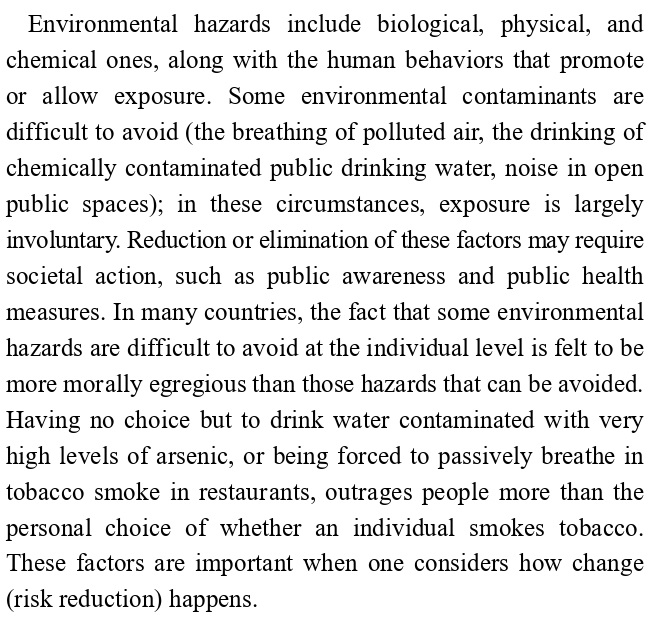
#> input picture Image/recieved.jpg, 655 x 625 px
$ python -i processing.py   (imports and definitions only)
#> lines starting #> are read from the running program, lines starting #| are printed output that depends on the picture; after the words box and inside, x2 and y2 are one past the last pixel; in counts of white or black regions, pixels touching at a corner belong together
import cv2
from matplotlib import pyplot as plt
import numpy as np


def camera_processing(path) :
#> called with path = '../Image/recieved.jpg'
	image = cv2.imread(path)
#> image is the input picture: shape (625, 655, 3); min 0, max 255, mean 227.6
	image_gray = cv2.imread(path, cv2.IMREAD_GRAYSCALE)
#> image_gray: shape (625, 655); min 0, max 255, mean 227.6
	# image = cv2.imread('./images/captured.jpg')
	# image_gray = cv2.imread('./images/captured.jpg', cv2.IMREAD_GRAYSCALE)

	b, g, r = cv2.split(image)
	image2 = cv2.merge([r, g, b])

	plt.imshow(image2)
	plt.xticks([])
	plt.yticks([])
	# [6 lines of commented-out code are left out]

	blur = cv2.GaussianBlur(image_gray, ksize=(1, 1), sigmaX=0)
	ret, thresh1 = cv2.threshold(blur, 127, 255, cv2.THRESH_BINARY)
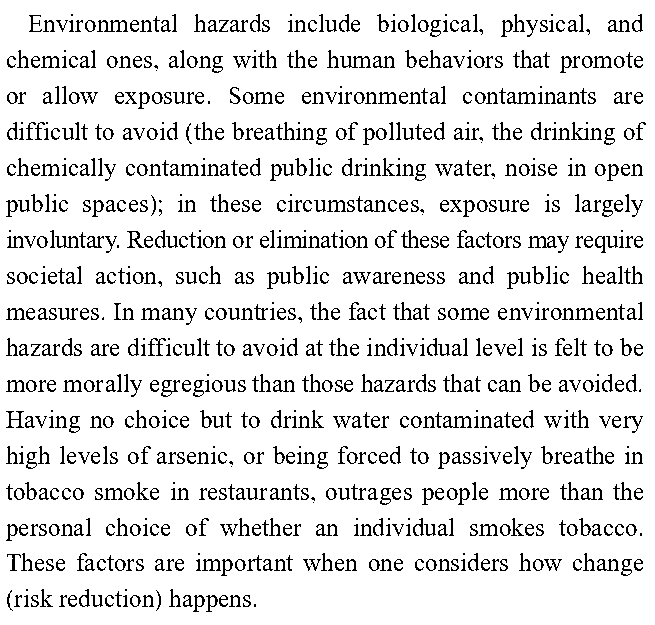
#> thresh1: shape (625, 655); 89.2% white; black in thin lines or dots


	edged = cv2.Canny(blur, 10, 250)
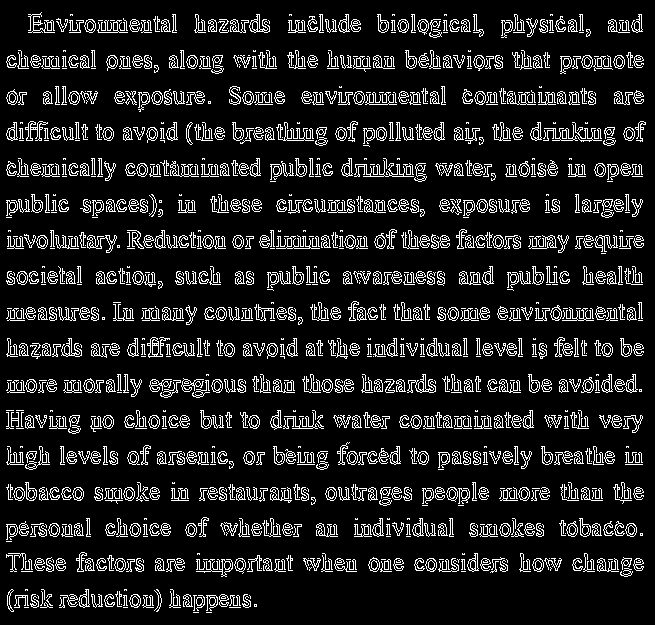
#> edged: shape (625, 655); 12.1% white in thin lines or dots
	cv2.imshow('Edged', edged)
	cv2.waitKey(0)
	cv2.destroyAllWindows()


	kernel = cv2.getStructuringElement(cv2.MORPH_RECT, (7, 7))
	closed = cv2.morphologyEx(edged, cv2.MORPH_CLOSE, kernel)
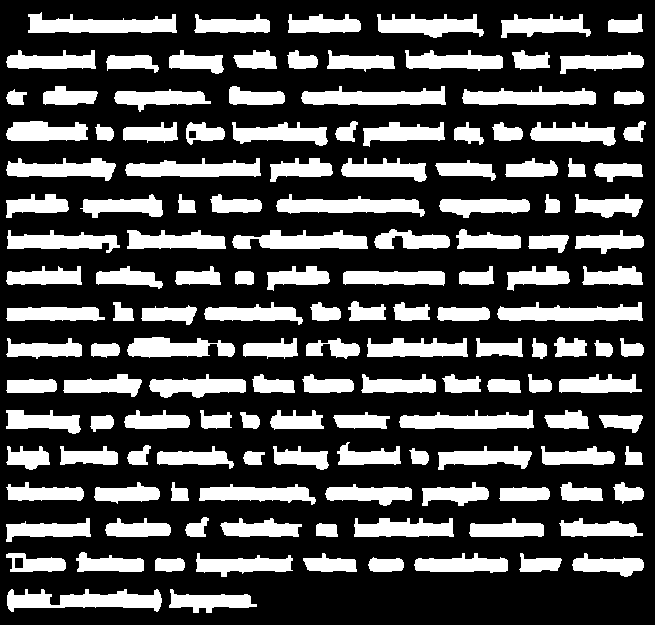
#> closed: shape (625, 655); 29.8% white; 144 white regions
	cv2.imshow('closed', closed)
	cv2.waitKey(0)
	cv2.destroyAllWindows()

	contours, _ = cv2.findContours(closed.copy(), cv2.RETR_EXTERNAL, cv2.CHAIN_APPROX_SIMPLE)
#> contours = 144 contours; largest, box (x1, y1, x2, y2) and area: (7, 589, 162, 612) 1916, (28, 12, 177, 33) 1848, (497, 302, 643, 321) 1750, (301, 86, 446, 105) 1727, (276, 194, 425, 217) 1726
	total = 0

#> (the run stopped early here; a loop or call above may not have finished)
